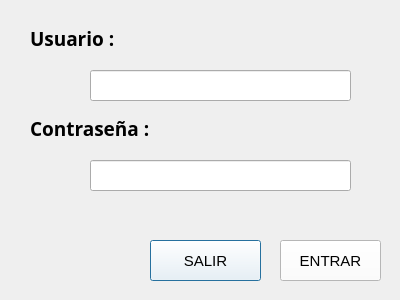
<?xml version="1.0" encoding="UTF-8"?>
<ui version="4.0">
 <class>Dialog</class>
 <widget class="QDialog" name="Dialog">
  <property name="geometry">
   <rect>
    <x>0</x>
    <y>0</y>
    <width>400</width>
    <height>300</height>
   </rect>
  </property>
  <property name="windowTitle">
   <string>Control de usuario</string>
  </property>
  <property name="windowIcon">
   <iconset>
    <normaloff>../Img/Users48.png</normaloff>../Img/Users48.png</iconset>
  </property>
  <widget class="QPushButton" name="btnSalir">
   <property name="geometry">
    <rect>
     <x>150</x>
     <y>240</y>
     <width>111</width>
     <height>41</height>
    </rect>
   </property>
   <property name="font">
    <font>
     <family>Segoe UI</family>
     <pointsize>11</pointsize>
     <weight>50</weight>
     <italic>false</italic>
     <bold>false</bold>
    </font>
   </property>
   <property name="styleSheet">
    <string notr="true">background-color: rgb(255, 255, 255);</string>
   </property>
   <property name="text">
    <string>SALIR</string>
   </property>
   <property name="icon">
    <iconset>
     <normaloff>../Img/salir.png</normaloff>../Img/salir.png</iconset>
   </property>
   <property name="iconSize">
    <size>
     <width>20</width>
     <height>20</height>
    </size>
   </property>
  </widget>
  <widget class="QLineEdit" name="txtUsuario">
   <property name="geometry">
    <rect>
     <x>90</x>
     <y>70</y>
     <width>261</width>
     <height>31</height>
    </rect>
   </property>
   <property name="font">
    <font>
     <family>Arial</family>
     <pointsize>12</pointsize>
     <weight>75</weight>
     <bold>true</bold>
    </font>
   </property>
  </widget>
  <widget class="QLineEdit" name="txtPass">
   <property name="geometry">
    <rect>
     <x>90</x>
     <y>160</y>
     <width>261</width>
     <height>31</height>
    </rect>
   </property>
   <property name="font">
    <font>
     <family>Arial</family>
     <pointsize>12</pointsize>
     <weight>75</weight>
     <bold>true</bold>
    </font>
   </property>
   <property name="echoMode">
    <enum>QLineEdit::Password</enum>
   </property>
  </widget>
  <widget class="QPushButton" name="btnIniciar">
   <property name="geometry">
    <rect>
     <x>280</x>
     <y>240</y>
     <width>101</width>
     <height>41</height>
    </rect>
   </property>
   <property name="font">
    <font>
     <family>Segoe UI</family>
     <pointsize>11</pointsize>
     <weight>50</weight>
     <italic>false</italic>
     <bold>false</bold>
    </font>
   </property>
   <property name="styleSheet">
    <string notr="true">background-color: rgb(255, 255, 255);</string>
   </property>
   <property name="text">
    <string>ENTRAR</string>
   </property>
   <property name="icon">
    <iconset>
     <normaloff>../Img/Entrar.png</normaloff>../Img/Entrar.png</iconset>
   </property>
   <property name="iconSize">
    <size>
     <width>20</width>
     <height>20</height>
    </size>
   </property>
  </widget>
  <widget class="QLabel" name="label_2">
   <property name="geometry">
    <rect>
     <x>30</x>
     <y>120</y>
     <width>121</width>
     <height>16</height>
    </rect>
   </property>
   <property name="font">
    <font>
     <family>Aharoni</family>
     <pointsize>14</pointsize>
     <weight>75</weight>
     <bold>true</bold>
    </font>
   </property>
   <property name="text">
    <string>Contraseña : </string>
   </property>
  </widget>
  <widget class="QLabel" name="label">
   <property name="geometry">
    <rect>
     <x>30</x>
     <y>30</y>
     <width>91</width>
     <height>16</height>
    </rect>
   </property>
   <property name="font">
    <font>
     <family>Aharoni</family>
     <pointsize>14</pointsize>
     <weight>75</weight>
     <bold>true</bold>
    </font>
   </property>
   <property name="text">
    <string>Usuario : </string>
   </property>
  </widget>
  <widget class="QLabel" name="lblError">
   <property name="geometry">
    <rect>
     <x>50</x>
     <y>200</y>
     <width>291</width>
     <height>21</height>
    </rect>
   </property>
   <property name="text">
    <string/>
   </property>
  </widget>
  <widget class="QLabel" name="label_3">
   <property name="geometry">
    <rect>
     <x>50</x>
     <y>70</y>
     <width>31</width>
     <height>31</height>
    </rect>
   </property>
   <property name="text">
    <string>&lt;html&gt;
&lt;head/&gt;
&lt;body&gt;
&lt;img src=&quot;../Img/User24.png&quot; /&gt;
&lt;/body&gt;
&lt;/html&gt;</string>
   </property>
  </widget>
  <widget class="QLabel" name="label_4">
   <property name="geometry">
    <rect>
     <x>50</x>
     <y>160</y>
     <width>31</width>
     <height>31</height>
    </rect>
   </property>
   <property name="text">
    <string>&lt;html&gt;
&lt;head/&gt;
&lt;body&gt;
&lt;img src=&quot;../Img/Lock24.png&quot; /&gt;
&lt;/body&gt;
&lt;/html&gt;</string>
   </property>
  </widget>
 </widget>
 <tabstops>
  <tabstop>txtUsuario</tabstop>
  <tabstop>txtPass</tabstop>
  <tabstop>btnIniciar</tabstop>
  <tabstop>btnSalir</tabstop>
 </tabstops>
 <resources/>
 <connections/>
</ui>
